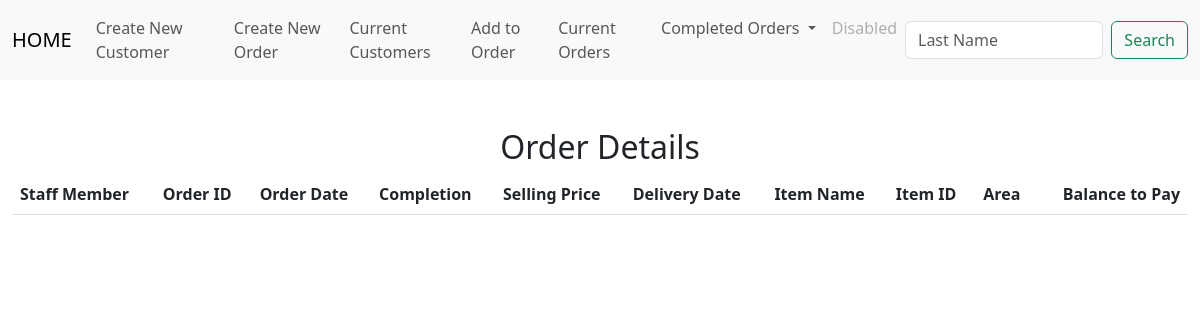
Page /list_of_orders on the earlier database version.
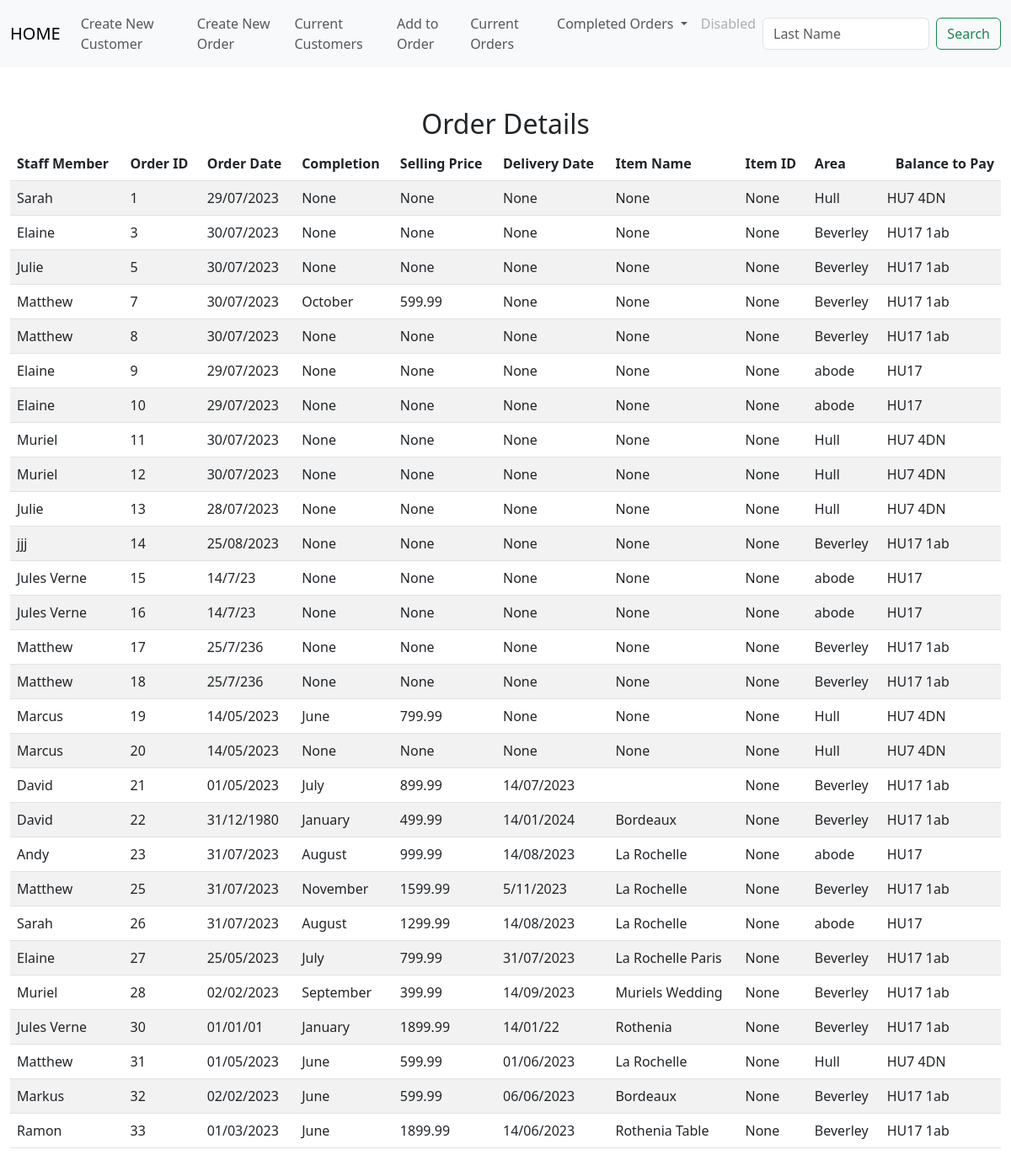
Same page on the later database version.
### tables this page shows
CREATE TABLE orders(order_id INTEGER PRIMARY KEY AUTOINCREMENT NOT NULL,  cust_id INTEGER, item_id INTEGER, staff_member TEXT, order_date DATETIME, customer_last_name TEXT, completion TEXT, delivery_date DATETIME, item_name TEXT, item_description TEXT, colour_finish TEXT, width INTEGER, depth INTEGER, height INTEGER, extra_details TEXT, selling_price DECIMAL, del_col_take TEXT );

CREATE TABLE customers(id INTEGER PRIMARY KEY AUTOINCREMENT NOT NULL, first_name TEXT, last_name TEXT, address_1 TEXT, address_2 TEXT, address_3 TEXT, postcode TEXT, telephone_1 TEXT, telephone_2 TEXT);

### app.py (the view)
@app.route("/list_of_orders", methods=["GET", "POST"])
def list_of_orders():
    if request.method == "POST":
        return render_template("list_of_orders.html")
    if request.method == "GET":
        ord_detail = db.execute("select * from orders join customers on orders.cust_id = customers.id;")
        return render_template("list_of_orders.html", ord_detail = ord_detail)

### app.py (called while the page is built)
@app.after_request
def after_request(response):
    response.headers["Cache-Control"] = "no-cache, no-store, must-revalidate"
    response.headers["Expires"] = 0
    response.headers["Pragma"] = "no-cache"
    return response

### templates/list_of_orders.html (shortened to what this page needs)
{% extends "layout.html" %}
{% block main %}
<div class="section">
    <h2>Order Details</h2>
    <table class="table table-striped">
        <thead>
            <tr>
                <th class="text-start">Staff Member</th>
                <th class="text-start">Order ID</th>
                <th class="text-start">Order Date</th>
                <th class="text-start">Completion</th>
                <th class="text-start">Selling Price</th>
                <th class="text-start">Delivery Date</th>
                <th class="text-start">Item Name</th>
                <th class="text-start">Item ID</th>
                <th class="text-start">Area</th>
                <th class="text-end">Balance to Pay</th>
            </tr>
        </thead>
        <tbody>
            {% for row in ord_detail %}
            <tr>
                <td class="text-start">{{ row["staff_member"] }}</td>
                <td class="text-start">{{ row["order_id"] }}</td>
                <td class="text-start">{{ row["order_date"] }}</td>
                <td class="text-start">{{ row["completion"] }}</td>
                <td class="text-start">{{ row["selling_price"] }}</td>
                <td class="text-start">{{ row["delivery_date"] }}</td>
                <td class="text-start">{{ row["item_name"] }}</td>
                <td class="text-start">{{ row["item_id"] }}</td>
                <td class="text-start">{{ row["address_3"] }}</td>
                <td class="text-start">{{ row["postcode"] }}</td>
                </tr>
            {% endfor %}
        </tbody>
    </div>
{% endblock %}

Differences in the rows shown:
now on this page (row edited): orders: staff_member "Sarah", order_id "1", order_date "29/07/2023", completion "None", selling_price "None", delivery_date "None", item_name "None", item_id "None", address_3 "Hull", postcode "HU7 4DN"
now on this page (row edited): orders: staff_member "Elaine", order_id "3", order_date "30/07/2023", completion "None", selling_price "None", delivery_date "None", item_name "None", item_id "None", address_3 "Beverley", postcode "HU17 1ab"
now on this page (row edited): orders: staff_member "Julie", order_id "5", order_date "30/07/2023", completion "None", selling_price "None", delivery_date "None", item_name "None", item_id "None", address_3 "Beverley", postcode "HU17 1ab"
now on this page (row edited): orders: staff_member "Matthew", order_id "7", order_date "30/07/2023", completion "October", selling_price "599.99", delivery_date "None", item_name "None", item_id "None", address_3 "Beverley", postcode "HU17 1ab"
now on this page (row edited): orders: staff_member "Matthew", order_id "8", order_date "30/07/2023", completion "None", selling_price "None", delivery_date "None", item_name "None", item_id "None", address_3 "Beverley", postcode "HU17 1ab"
now on this page (row edited): orders: staff_member "Elaine", order_id "9", order_date "29/07/2023", completion "None", selling_price "None", delivery_date "None", item_name "None", item_id "None", address_3 "abode", postcode "HU17"
added orders: staff_member "Elaine", order_id "10", order_date "29/07/2023", completion "None", selling_price "None", delivery_date "None", item_name "None", item_id "None", address_3 "abode", postcode "HU17"
added orders: staff_member "Muriel", order_id "11", order_date "30/07/2023", completion "None", selling_price "None", delivery_date "None", item_name "None", item_id "None", address_3 "Hull", postcode "HU7 4DN"
added orders: staff_member "Muriel", order_id "12", order_date "30/07/2023", completion "None", selling_price "None", delivery_date "None", item_name "None", item_id "None", address_3 "Hull", postcode "HU7 4DN"
added orders: staff_member "Julie", order_id "13", order_date "28/07/2023", completion "None", selling_price "None", delivery_date "None", item_name "None", item_id "None", address_3 "Hull", postcode "HU7 4DN"
added orders: staff_member "jjj", order_id "14", order_date "25/08/2023", completion "None", selling_price "None", delivery_date "None", item_name "None", item_id "None", address_3 "Beverley", postcode "HU17 1ab"
added orders: staff_member "Jules Verne", order_id "15", order_date "14/7/23", completion "None", selling_price "None", delivery_date "None", item_name "None", item_id "None", address_3 "abode", postcode "HU17"
added orders: staff_member "Jules Verne", order_id "16", order_date "14/7/23", completion "None", selling_price "None", delivery_date "None", item_name "None", item_id "None", address_3 "abode", postcode "HU17"
added orders: staff_member "Matthew", order_id "17", order_date "25/7/236", completion "None", selling_price "None", delivery_date "None", item_name "None", item_id "None", address_3 "Beverley", postcode "HU17 1ab"
added orders: staff_member "Matthew", order_id "18", order_date "25/7/236", completion "None", selling_price "None", delivery_date "None", item_name "None", item_id "None", address_3 "Beverley", postcode "HU17 1ab"
added orders: staff_member "Marcus", order_id "19", order_date "14/05/2023", completion "June", selling_price "799.99", delivery_date "None", item_name "None", item_id "None", address_3 "Hull", postcode "HU7 4DN"
added orders: staff_member "Marcus", order_id "20", order_date "14/05/2023", completion "None", selling_price "None", delivery_date "None", item_name "None", item_id "None", address_3 "Hull", postcode "HU7 4DN"
added orders: staff_member "David", order_id "21", order_date "01/05/2023", completion "July", selling_price "899.99", delivery_date "14/07/2023", item_id "None", address_3 "Beverley", postcode "HU17 1ab"
added orders: staff_member "David", order_id "22", order_date "31/12/1980", completion "January", selling_price "499.99", delivery_date "14/01/2024", item_name "Bordeaux", item_id "None", address_3 "Beverley", postcode "HU17 1ab"
added orders: staff_member "Andy", order_id "23", order_date "31/07/2023", completion "August", selling_price "999.99", delivery_date "14/08/2023", item_name "La Rochelle", item_id "None", address_3 "abode", postcode "HU17"
added orders: staff_member "Matthew", order_id "25", order_date "31/07/2023", completion "November", selling_price "1599.99", delivery_date "5/11/2023", item_name "La Rochelle", item_id "None", address_3 "Beverley", postcode "HU17 1ab"
added orders: staff_member "Sarah", order_id "26", order_date "31/07/2023", completion "August", selling_price "1299.99", delivery_date "14/08/2023", item_name "La Rochelle", item_id "None", address_3 "abode", postcode "HU17"
added orders: staff_member "Elaine", order_id "27", order_date "25/05/2023", completion "July", selling_price "799.99", delivery_date "31/07/2023", item_name "La Rochelle Paris", item_id "None", address_3 "Beverley", postcode "HU17 1ab"
added orders: staff_member "Muriel", order_id "28", order_date "02/02/2023", completion "September", selling_price "399.99", delivery_date "14/09/2023", item_name "Muriels Wedding", item_id "None", address_3 "Beverley", postcode "HU17 1ab"
added orders: staff_member "Jules Verne", order_id "30", order_date "01/01/01", completion "January", selling_price "1899.99", delivery_date "14/01/22", item_name "Rothenia", item_id "None", address_3 "Beverley", postcode "HU17 1ab"
added orders: staff_member "Matthew", order_id "31", order_date "01/05/2023", completion "June", selling_price "599.99", delivery_date "01/06/2023", item_name "La Rochelle", item_id "None", address_3 "Hull", postcode "HU7 4DN"
added orders: staff_member "Markus", order_id "32", order_date "02/02/2023", completion "June", selling_price "599.99", delivery_date "06/06/2023", item_name "Bordeaux", item_id "None", address_3 "Beverley", postcode "HU17 1ab"
added orders: staff_member "Ramon", order_id "33", order_date "01/03/2023", completion "June", selling_price "1899.99", delivery_date "14/06/2023", item_name "Rothenia Table", item_id "None", address_3 "Beverley", postcode "HU17 1ab"
